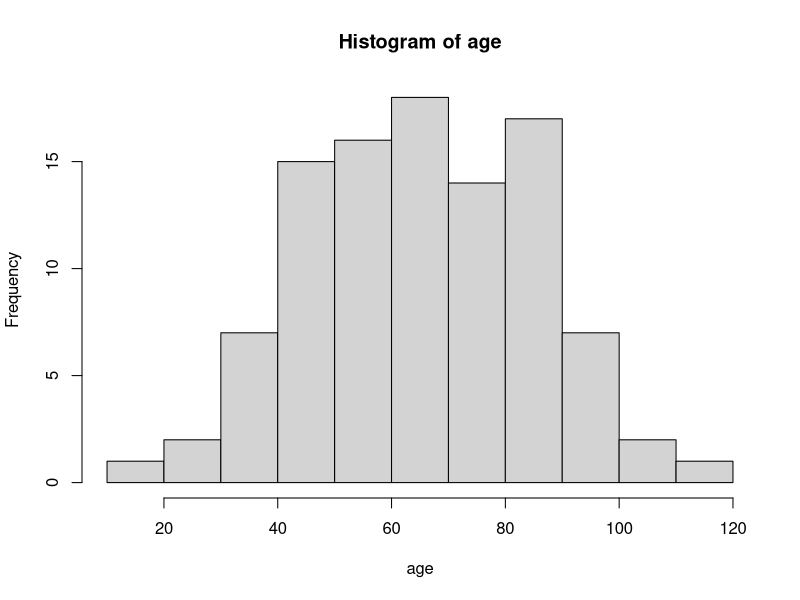
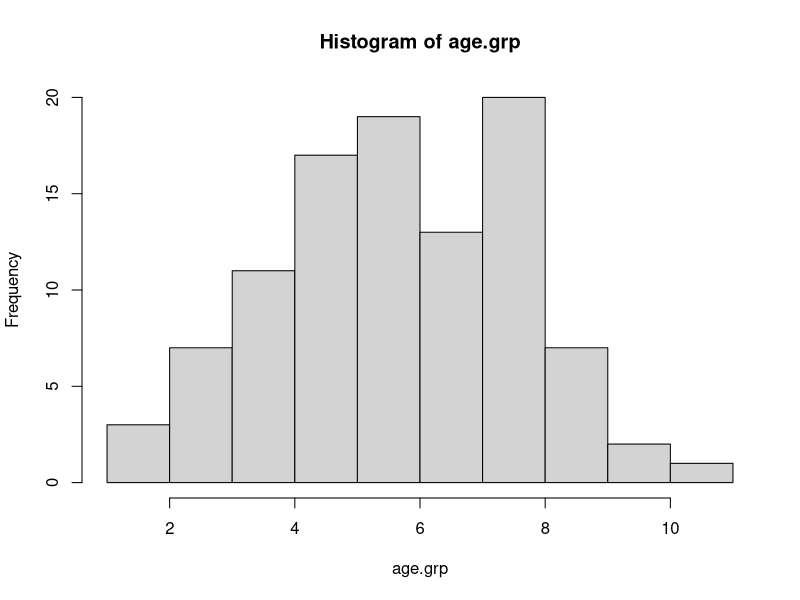
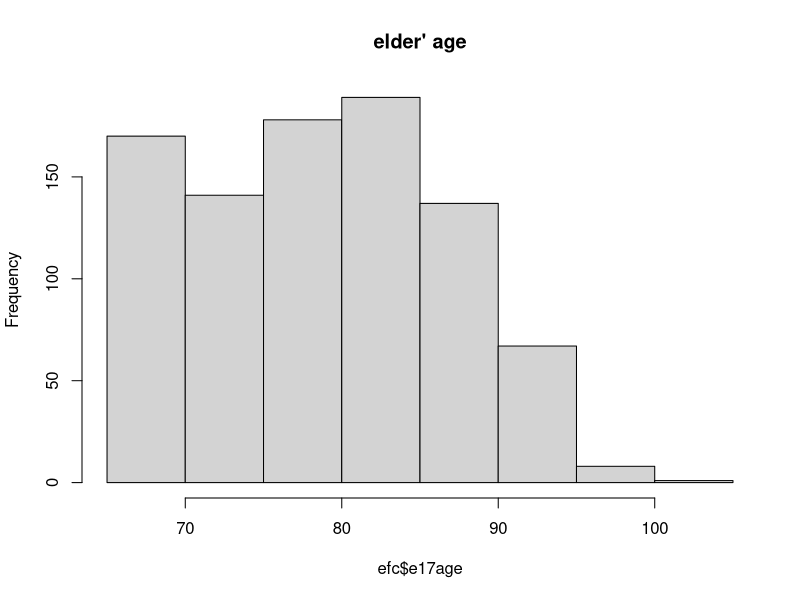
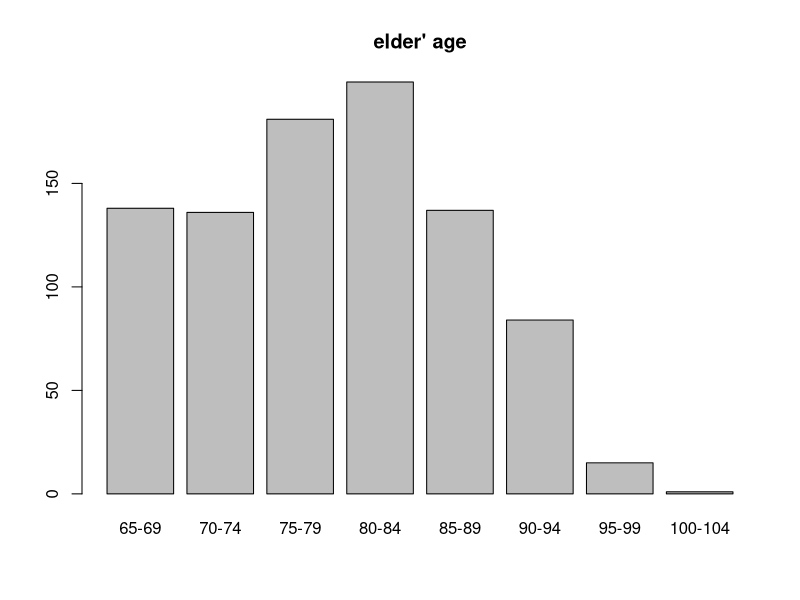

Write the R code that produced these figures, in order.
library(sjmisc)


### Name: group_var
### Title: Recode numeric variables into equal-ranged groups
### Aliases: group_var group_var_if group_labels group_labels_if

### ** Examples

age <- abs(round(rnorm(100, 65, 20)))
age.grp <- group_var(age, size = 10)
hist(age)
hist(age.grp)

age.grpvar <- group_labels(age, size = 10)
table(age.grp)
print(age.grpvar)

# histogram with EUROFAMCARE sample dataset
# variable not grouped
library(sjlabelled)
data(efc)
hist(efc$e17age, main = get_label(efc$e17age))

# bar plot with EUROFAMCARE sample dataset
# grouped variable
ageGrp <- group_var(efc$e17age)
ageGrpLab <- group_labels(efc$e17age)
barplot(table(ageGrp), main = get_label(efc$e17age), names.arg = ageGrpLab)

# within a pipe-chain
library(dplyr)
efc %>%
  select(e17age, c12hour, c160age) %>%
  group_var(size = 20)

# create vector with values from 50 to 80
dummy <- round(runif(200, 50, 80))
# labels with grouping starting at lower bound
group_labels(dummy)
# labels with grouping startint at upper bound
group_labels(dummy, right.interval = TRUE)

# works also with gouped data frames
mtcars %>%
  group_var(disp, size = 4, append = FALSE) %>%
  table()

mtcars %>%
  group_by(cyl) %>%
  group_var(disp, size = 4, append = FALSE) %>%
  table()
